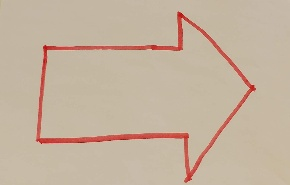
#> input picture arrow_0.15.jpg, 290 x 185 px
$ python processingImage.py
#> lines starting #> are read from the running program, lines starting #| are printed output that depends on the picture; after the words box and inside, x2 and y2 are one past the last pixel; in counts of white or black regions, pixels touching at a corner belong together
import numpy as np
import cv2

# Alternative: Read in the arrow image and test on them.
# Read image in grayscale
img = cv2.imread("arrow_0.15.jpg")
#> img is the input picture: shape (185, 290, 3); mean B, G, R 159, 178.5, 197.1
rows, cols, colors = img.shape
#> rows = 185; cols = 290; colors = 3

M = cv2.getRotationMatrix2D((cols/2,rows/2),180,1)
img = cv2.warpAffine(img,M,(cols,rows))

#gray = cv2.cvtColor(img, cv2.COLOR_BGR2GRAY)

hsv = cv2.cvtColor(img, cv2.COLOR_BGR2HSV)
#> hsv: shape (185, 290, 3); mean H, S, V 16.9, 49.2, 195.4
low_red = np.array([0, 70, 50])
high_red = np.array([10, 255, 255])
mask1 = cv2.inRange(hsv, low_red, high_red)
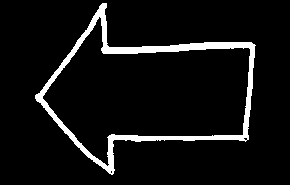
#> mask1: shape (185, 290); 6.8% white; 1 white region, box (x1, y1, x2, y2) and area: (35, 3, 256, 175) 3657
low_red = np.array([170, 70, 50])
high_red = np.array([180, 255, 255])
mask2 = cv2.inRange(hsv, low_red, high_red)
#> mask2: shape (185, 290); 0.01% white in thin lines or dots, all inside (x1, y1, x2, y2) = (111, 138, 247, 173)
mask = mask1 | mask2
#> mask: shape (185, 290); 6.8% white; 1 white region, box (x1, y1, x2, y2) and area: (35, 3, 256, 175) 3664

# Edge detection
#threshold = cv2.adaptiveThreshold(mask,255,cv2.ADAPTIVE_THRESH_GAUSSIAN_C, cv2.THRESH_BINARY, 3, 5)
blur = cv2.GaussianBlur(mask, (5, 5), 0)
_, otsu = cv2.threshold(blur, 0, 255, cv2.THRESH_BINARY + cv2.THRESH_OTSU)
#> otsu: shape (185, 290); 7.1% white; 1 white region, box (x1, y1, x2, y2) and area: (35, 3, 256, 175) 3801
cv2.imshow('otsu', otsu)
kernel = np.ones((4, 4), np.uint8)

edged=cv2.Canny(otsu,100,200)
#> edged: shape (185, 290); 2.6% white in thin lines or dots, all inside (x1, y1, x2, y2) = (34, 2, 256, 175)
cv2.imshow('edged', edged)
minLineLength = 5
maxLineGap = 10
erosion = cv2.dilate(edged, kernel, iterations=3)
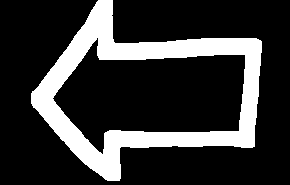
#> erosion: shape (185, 290); 21.1% white; 1 white region, box (x1, y1, x2, y2) and area: (31, 0, 262, 181) 11299
cv2.imshow('erode', erosion)

lines = cv2.HoughLinesP(erosion,1,np.pi/180,40, minLineLength, maxLineGap)
#> lines = 132 rows, first 6: [97, 52, 261, 41], [98, 45, 258, 39], [114, 59, 251, 43], [104, 134, 254, 134], [31, 94, 112, 13], [178, 146, 254, 143]

max_y = -1
max_y_line = []
min_y = np.inf
min_y_line = []
min_x = np.inf
min_x_line = []
max_x = -1
max_x_line = []

for line in lines:
    for x1,y1,x2,y2 in line:
        cv2.line(img,(x1,y1),(x2,y2),(0,255,0),2)
        print(x1, x2, y1, y2, sep=" ")
        if (x1 > max_x):
            max_x = x1
            max_x_line = line
        if (x2 > max_x):
            max_x = x2
            max_x_line = line
        if (x1 < min_x):
            min_x = x1
            min_x_line = line
        if (x2 < min_x):
            min_x = x2
            min_x_line = line

        if (y1 > max_y):
            max_y = y1
            max_y_line = line
        if (y2 > max_y):
            max_y = y2
            max_y_line = line
        if (y1 < min_y):
            min_y = y1
            min_y_line = line
        if (y2 < min_y):
            min_y = y2
            min_y_line = line
#> this loop made 132 passes
#> line on passes 1 to 12: [[97, 52, 261, 41]], [[98, 45, 258, 39]], [[114, 59, 251, 43]], [[104, 134, 254, 134]], [[31, 94, 112, 13]], [[178, 146, 254, 143]], [[97, 51, 260, 40]], [[31, 100, 111, 180]], [[187, 51, 261, 49]], [[104, 139, 254, 142]], [[171, 53, 261, 51]], [[115, 133, 254, 131]]
#| 97 261 52 41
#| 98 258 45 39
#| 114 251 59 43
#| 104 254 134 134
#| 31 112 94 13
#| 178 254 146 143
#| 97 260 51 40
#| 31 111 100 180
#> (further printed lines are left out)
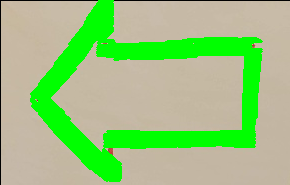
#> img: shape (185, 290, 3); mean B, G, R 126.4, 198.1, 151.9
#> after the loop, max_x = 261; max_x_line = [[97, 52, 261, 41]]; max_y = 180; max_y_line = [[31, 100, 111, 180]]; min_x = 31; min_x_line = [[31, 94, 112, 13]]; min_y = 0; min_y_line = [[41, 81, 112, 0]]

print(max_x_line)
#| [[ 97  52 261  41]]
print(max_y_line)
#| [[ 31 100 111 180]]
print(min_x_line)
#| [[ 31  94 112  13]]
print(min_y_line)
#| [[ 41  81 112   0]]
dest = np.ones((rows, cols))
for x1,y1,x2,y2 in max_x_line:
    cv2.line(dest,(x1,y1),(x2,y2),(0,255,0),2)
#> this loop made 1 pass
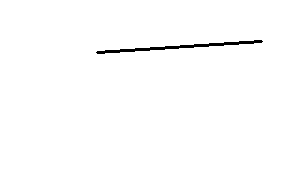
#> dest: shape (185, 290) float64; values 0 (black) and 1 (white), 99.1% white; 1 black region, box (x1, y1, x2, y2) and area: (96, 40, 263, 54) 496
for x1,y1,x2,y2 in max_y_line:
    cv2.line(dest,(x1,y1),(x2,y2),(0,255,0),2)
#> this loop made 1 pass
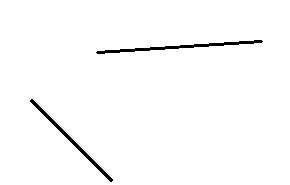
#> dest: shape (185, 290) float64; values 0 (black) and 1 (white), 98.3% white; 2 black regions, box (x1, y1, x2, y2) and area: (96, 40, 263, 54) 496, (30, 99, 113, 182) 407
for x1,y1,x2,y2 in min_y_line:
    cv2.line(dest,(x1,y1),(x2,y2),(0,255,0),2)
#> this loop made 1 pass
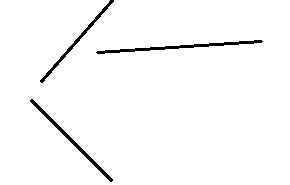
#> dest: shape (185, 290) float64; values 0 (black) and 1 (white), 97.7% white; 3 black regions, box (x1, y1, x2, y2) and area: (96, 40, 263, 54) 496, (30, 99, 113, 182) 407, (40, 0, 114, 83) 350
for x1,y1,x2,y2 in min_x_line:
    cv2.line(dest,(x1,y1),(x2,y2),(0,255,0),2)
#> this loop made 1 pass
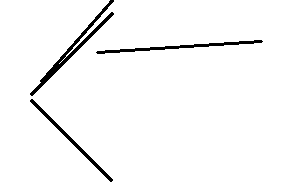
#> dest: shape (185, 290) float64; values 0 (black) and 1 (white), 96.9% white; 3 black regions, box (x1, y1, x2, y2) and area: (30, 0, 114, 96) 748, (96, 40, 263, 54) 496, (30, 99, 113, 182) 407
cv2.imshow("dist", dest)

cv2.imshow('houghlines',img)
cv2.waitKey(0)
cv2.destroyAllWindows()

# Link: https://www.michaelpacheco.net/blog/opencv-arrow-detection

$ run again, with arrow_0.25.jpg copied over arrow_0.15.jpg
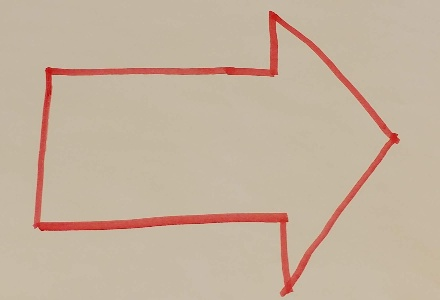
#> input picture arrow_0.25.jpg, 440 x 300 px
#> img is the input picture: shape (300, 440, 3); mean B, G, R 158.3, 177.9, 197.2
#> hsv: shape (300, 440, 3); mean H, S, V 17, 50.2, 196.1
#> mask1: shape (300, 440); 7.1% white; 1 white region, box (x1, y1, x2, y2) and area: (41, 4, 409, 291) 9387
#> mask2: shape (300, 440); 0.01% white in thin lines or dots, all inside (x1, y1, x2, y2) = (391, 74, 406, 232)
#> mask: shape (300, 440); 7.1% white; 1 white region, box (x1, y1, x2, y2) and area: (41, 4, 409, 291) 9400
#> otsu: shape (300, 440); 7.1% white; 1 white region, box (x1, y1, x2, y2) and area: (41, 4, 408, 291) 9419
#> edged: shape (300, 440); 1.8% white in thin lines or dots, all inside (x1, y1, x2, y2) = (40, 3, 408, 291)
#> erosion: shape (300, 440); 16.7% white; 1 white region, box (x1, y1, x2, y2) and area: (37, 0, 414, 297) 22034
#> lines = 268 rows, first 6: [157, 94, 335, 76], [148, 82, 392, 65], [159, 229, 402, 225], [94, 233, 122, 233], [119, 234, 178, 293], [150, 93, 407, 66]
#> the loop `for line in lines:` made 268 passes
#> (printed output is left out)
#> after the loop `for line in lines:`:
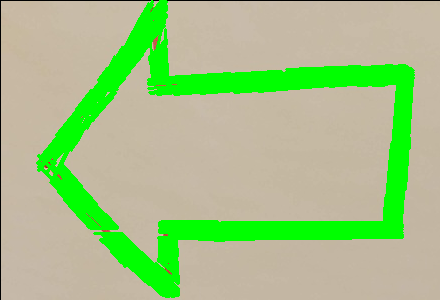
#> img: shape (300, 440, 3); mean B, G, R 134.9, 195.2, 162.1
#> after the loop `for line in lines:`: max_x = 413; max_x_line = [[174, 94, 413, 74]]; max_y = 296; max_y_line = [[112, 234, 174, 296]]; min_x = 37; min_x_line = [[37, 163, 88, 105]]; min_y = 0; min_y_line = [[119, 57, 164, 0]]
#| [[174  94 413  74]]
#| [[112 234 174 296]]
#| [[ 37 163  88 105]]
#| [[119  57 164   0]]
#> the loop `for x1,y1,x2,y2 in max_x_line:` made 1 pass
#> the loop `for x1,y1,x2,y2 in max_y_line:` made 1 pass
#> the loop `for x1,y1,x2,y2 in min_y_line:` made 1 pass
#> the loop `for x1,y1,x2,y2 in min_x_line:` made 1 pass
#> after the loop `for x1,y1,x2,y2 in min_x_line:`:
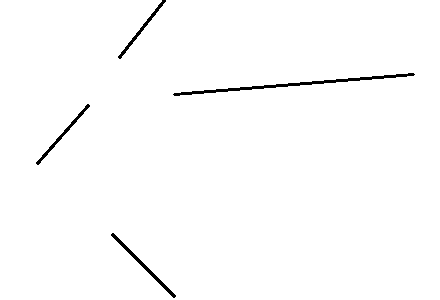
#> dest: shape (300, 440) float64; values 0 (black) and 1 (white), 98.8% white; 4 black regions, box (x1, y1, x2, y2) and area: (173, 73, 415, 96) 720, (111, 233, 176, 298) 317, (36, 104, 90, 165) 254, (118, 0, 166, 59) 242
